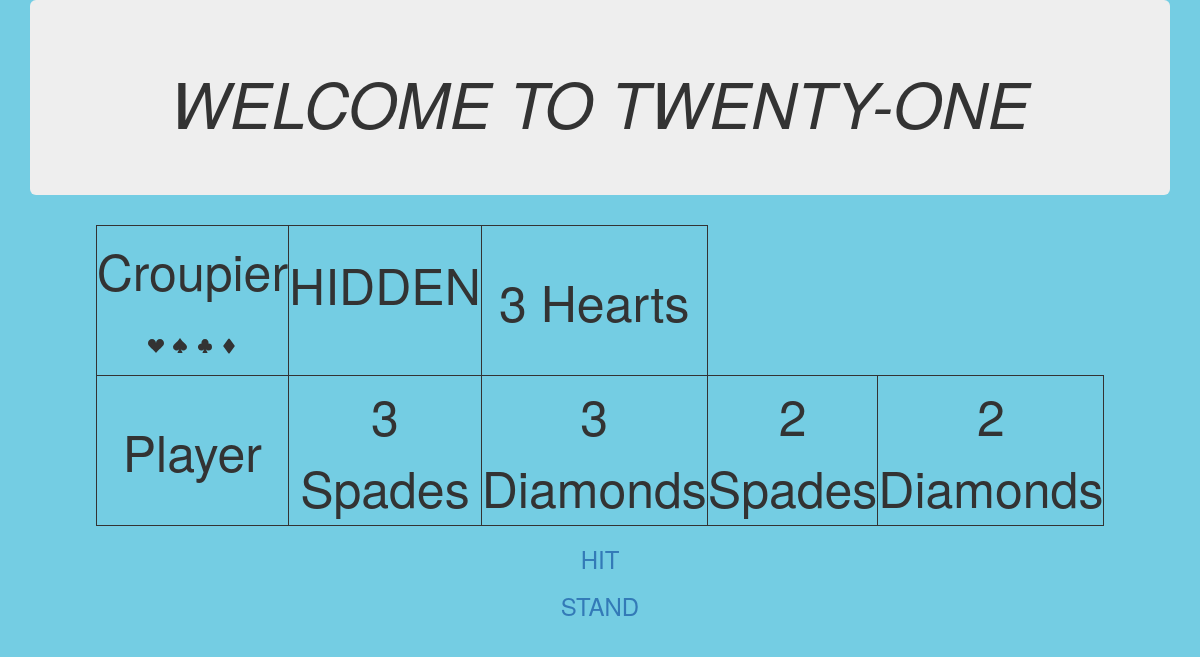
Screenshot of /game2/ with the database file from the repository.
### myapp/models.py (models this page shows)
class GameCard(models.Model):
    card_name = models.CharField(max_length=264, db_index=True)
    def __str__(self):
        return self.card_name

### myapp/views.py (the view)
# urls.py: path('game2/',views.game2,name='game2'),
def game2(request):
    Dcard1=GameCard.objects.order_by('card_name')[12]
    Dcard2=GameCard.objects.order_by('card_name')[10]
    Dcard3=GameCard.objects.order_by('card_name')[8]
    Dcard4=GameCard.objects.order_by('card_name')[6]
    Pcard1=GameCard.objects.order_by('card_name')[11]
    Pcard2=GameCard.objects.order_by('card_name')[9]
    Pcard3=GameCard.objects.order_by('card_name')[7]
    Pcard4=GameCard.objects.order_by('card_name')[5]
    my_dict={'D_C_1':Dcard1,'D_C_2':Dcard2,'P_C_1': Pcard1,'P_C_2':Pcard2,'P_C_3':Pcard3,'P_C_4':Pcard4}
    return render(request,'myapp/game2.html',context= my_dict)

### template/myapp/game2.html
{% extends "myapp/game.html" %}
{% block content %}
<div class="container">
    <h3 class="text-center"><a href="{% url "game3" %}">HIT</a></h3>
  <h3 class="text-center"><a href="{% url "game_end2"%}">STAND</a>
{% endblock %}

### template/myapp/game.html (shortened to what this page needs)
<!DOCTYPE html>
{% load static %}
<html lang="en" dir="ltr">
  <head>
      <link rel="stylesheet" href="https://maxcdn.bootstrapcdn.com/bootstrap/3.3.7/css/bootstrap.min.css">
      <link rel="stylesheet" href="{% static 'mycss\mycss.css' %}" >
  </head>
  <body>
    <div class="container">
      <div class="jumbotron">
        <h1 class="text-center"><em>WELCOME TO TWENTY-ONE</em> </h1>
      </div>
    </div>
    <div class="container" >
      <table align='center'>
        <tr>
          <td>Croupier<h2 class="text-center">
            <svg xmlns="http://www.w3.org/2000/svg" width="16" height="16" fill="currentColor" class="bi bi-suit-heart-fill" viewBox="0 0 16 16">
            <path d="M4 1c2.21 0 4 1.755 4 3.92C8 2.755 9.79 1 12 1s4 1.755 4 3.92c0 3.263-3.234 4.414-7.608 9.608a.513.513 0 0 1-.784 0C3.234 9.334 0 8.183 0 4.92 0 2.755 1.79 1 4 1z"/>
            </svg>
            <svg xmlns="http://www.w3.org/2000/svg" width="16" height="16" fill="currentColor" class="bi bi-suit-diamond-fill" viewBox="0 0 16 16">
            <path d="M2.45 7.4L7.2 1.067a1 1 0 0 1 1.6 0L13.55 7.4a1 1 0 0 1 0 1.2L8.8 14.933a1 1 0 0 1-1.6 0L2.45 8.6a1 1 0 0 1 0-1.2z"/>
            </svg></h2>
          </td>
          {% if D_C_1 %}
          <td>HIDDEN <span><h6>{{ D_C_1 }}</h6></span></td>
          {% endif %}
          {% if D_C_2 %}
          <td>{{ D_C_2 }}</td>
          {% endif %}
        </tr>
        <tr>
          <td>Player</td>
          {% if P_C_1 %}
          <td>{{ P_C_1 }}</td>
          {% endif %}
          {% if P_C_2 %}
          <td>{{ P_C_2 }}</td>
          {% endif %}
          {% if P_C_3 %}
          <td>{{ P_C_3 }}</td>
          {% endif %}
          {% if P_C_4 %}
          <td>{{ P_C_4 }}</td>
          {% endif %}
        </tr>
      </table>
    </div>
    {% block content %}{% endblock %}
    </div>
  </body>
</html>

### static/mycss/mycss.css (style rules this page uses)
body { background-color: #74cde3 ; }
span { color: rgba(255, 0, 0, 0); }
td { height:150px; width: 150px; text-align: center; border:5px; border-style: solid; border-width: thin; font-size:50px; }

### rows the page displays
GameCard: card_name "3 Hearts"
GameCard: card_name "3 Spades"
GameCard: card_name "3 Diamonds"
GameCard: card_name "2 Spades"
GameCard: card_name "2 Diamonds"
